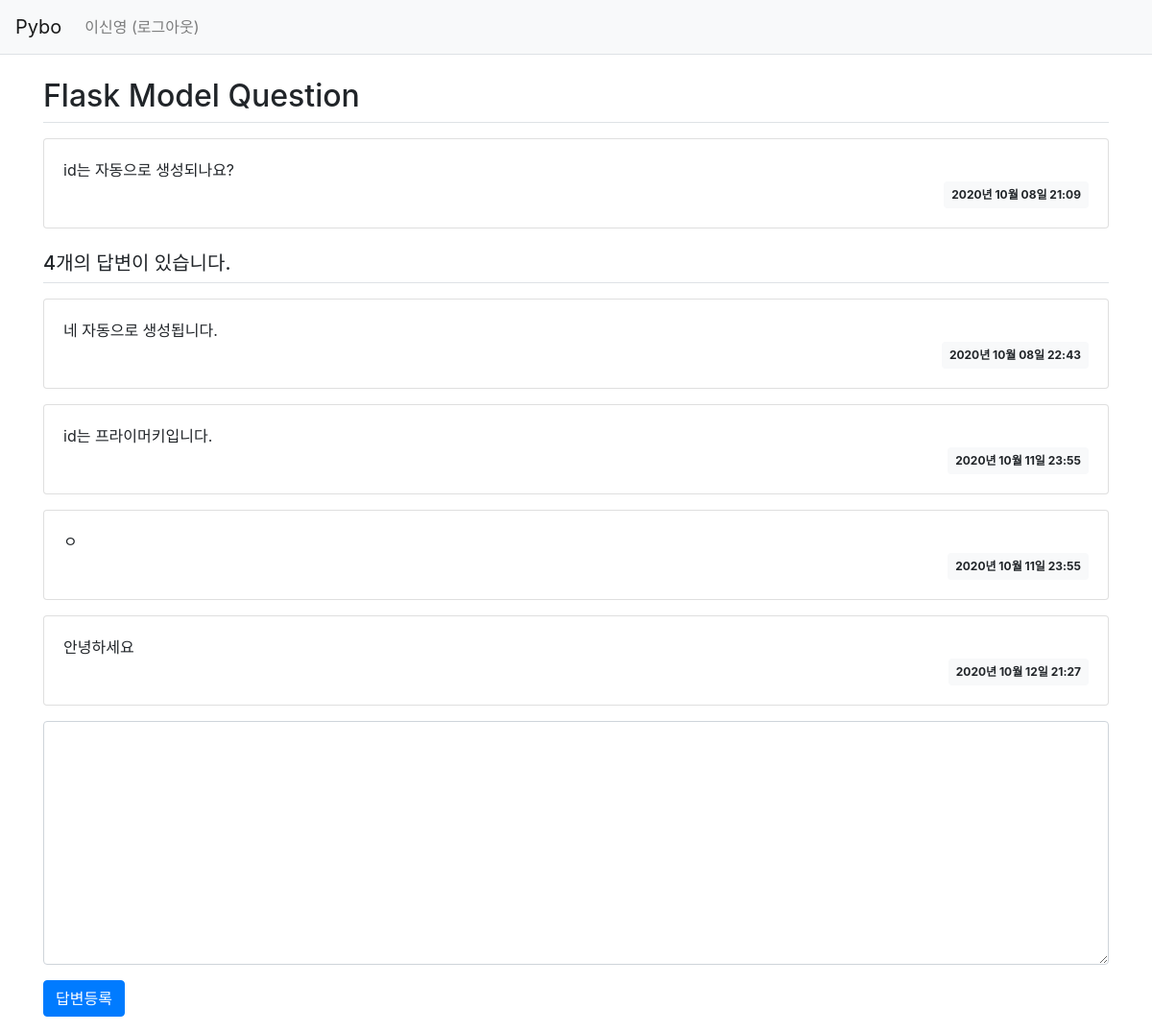
The page /quesiton/detail/2/ (signed in) on the database its author committed.
### pybo/models.py (models this page shows)
class User(db.Model):
    id = db.Column(db.Integer, primary_key=True)
    username= db.Column(db.String(150), unique=True, nullable=False)
    password = db.Column(db.String(200), nullable=False)
    email = db.Column(db.String(120),unique=True, nullable=False)

class Question(db.Model):#nullable 비어있는값 들어올수없음 의미 디폴드값은 true
    id = db.Column(db.Integer, primary_key=True)#primary_key 중복 안됌,integer id숫자값
    subject = db.Column(db.String(200), nullable=False)#string제목처럼 제한된 글자수
    content = db.Column(db.Text(), nullable=False)#text글자수 제한 없음
    create_date = db.Column(db.DateTime(), nullable=False)#날짜와 시간
    user_id = db.Column(db.Integer, db.ForeignKey('user.id', ondelete='CASCADE'), nullable=False)
    user = db.relationship('User', backref=db.backref('question_set'))

class Answer(db.Model):
    id = db.Column(db.Integer, primary_key=True)
    question_id = db.Column(db.Integer, db.ForeignKey('question.id', ondelete='CASCADE'))
    question = db.relationship('Question',backref=db.backref('answer_set'))
    content = db.Column(db.Text(), nullable=False)
    create_date = db.Column(db.DateTime(), nullable=False)
    user_id = db.Column(db.Integer, db.ForeignKey('user.id', ondelete='CASCADE'), nullable=False)
    user = db.relationship('User', backref=db.backref('answer_set'))

### pybo/views/question_views.py (the view)
@bp.route('/detail/<int:question_id>/')
def detail(question_id):
    form = AnswerForm()
    question = Question.query.get_or_404(question_id)#해당 데이터 찾지못하면 404페이지 출력
    return render_template('question/question_detail.html', question=question, form=form)

### pybo/forms.py
class AnswerForm(FlaskForm):
    content = TextAreaField('내용', validators=[DataRequired('내용은 필수입력 항목입니다.')])

### pybo/filter.py (called while the page is built)
def format_datetime(value, fmt='%Y년 %m월 %d일 %H:%M'):
    return value.strftime(fmt)

### pybo/views/auth_views.py (called while the page is built)
@bp.before_app_request #이 어노테이션이 적용된 함수는 라우트함수 실행전 항상 먼저 실행
def load_logged_in_user():
    user_id = session.get('user_id')
    if user_id is None:
        g.user = None
    else:
        g.user = User.query.get(user_id)

### pybo/templates/question/question_detail.html (shortened to what this page needs)
{% extends 'base.html' %}
{% block content %}
<div class="container my-3">
    <h2 class="border-bottom py-2">{{ question.subject}} </h2>
    <div class="card my-3">
        <div class="card-body">
            <div class="card-text" style="white-space: pre-line;">{{ question.content }}</div>
            <div class="d-flex justify-content-end">
                <div class="badge badge-light p-2">
                    {{ question.create_date|datetime }}
                </div>
            </div>
        </div>
    </div>
    <h5 class="border-bottom my-3 py-2">{{ question.answer_set|length }}개의 답변이 있습니다. </h5>
    {% for answer in question.answer_set %}
    <div class="card my-3">
        <div class="card-body">
            <div class="card-text" style="white-space: pre-line;">{{ answer.content}}</div>
            <div class="d-flex justify-content-end">
                <div class="badge badge-light p-2">
                    {{ answer.create_date|datetime }}
                </div>
            </div>
        </div>
    </div>
     {% endfor %}
        <form action="{{ url_for('answer.create' , question_id=question.id)}}" method="POST" class="my-3">
            <div class="form-group">
                <textarea {% if not g.user %} disabled {% endif %}
                         name="content" id="content" class="form-control" rows="10"></textarea>
            </div>
            <input type="submit" value="답변등록" class="btn btn-primary">
    </form>
</div>
{% endblock %}

### pybo/templates/navbar.html (shortened to what this page needs)
<nav class="navbar navbar-expand-lg navbar-light bg-light border-bottom">
    <a class="navbar-brand" href="{{ url_for('main.index') }}">Pybo</a>
    <div class="collapse navbar-collapse flex-grow-0" id="navbarNav">
        {% if g.user %}
        <ul class="navbar-nav">
            <li class="nav-item">
                <a class="nav-link" href="{{ url_for('auth.logout') }}">{{ g.user.username }} (로그아웃)</a>
            </li>
        </ul>
        {% endif %}
    </div>
</nav>

### rows shown on the page
User: user.username "이신영"
Question: subject "Flask Model Question", content "id는 자동으로 생성되나요?", create_date "2020년 10월 08일 21:09"
Answer: content "네 자동으로 생성됩니다.", create_date "2020년 10월 08일 22:43"
Answer: content "id는 프라이머키입니다.", create_date "2020년 10월 11일 23:55"
Answer: content "ㅇ", create_date "2020년 10월 11일 23:55"
Answer: content "안녕하세요", create_date "2020년 10월 12일 21:27"

### other values the page prints
{{ question.answer_set|length }} "4"
